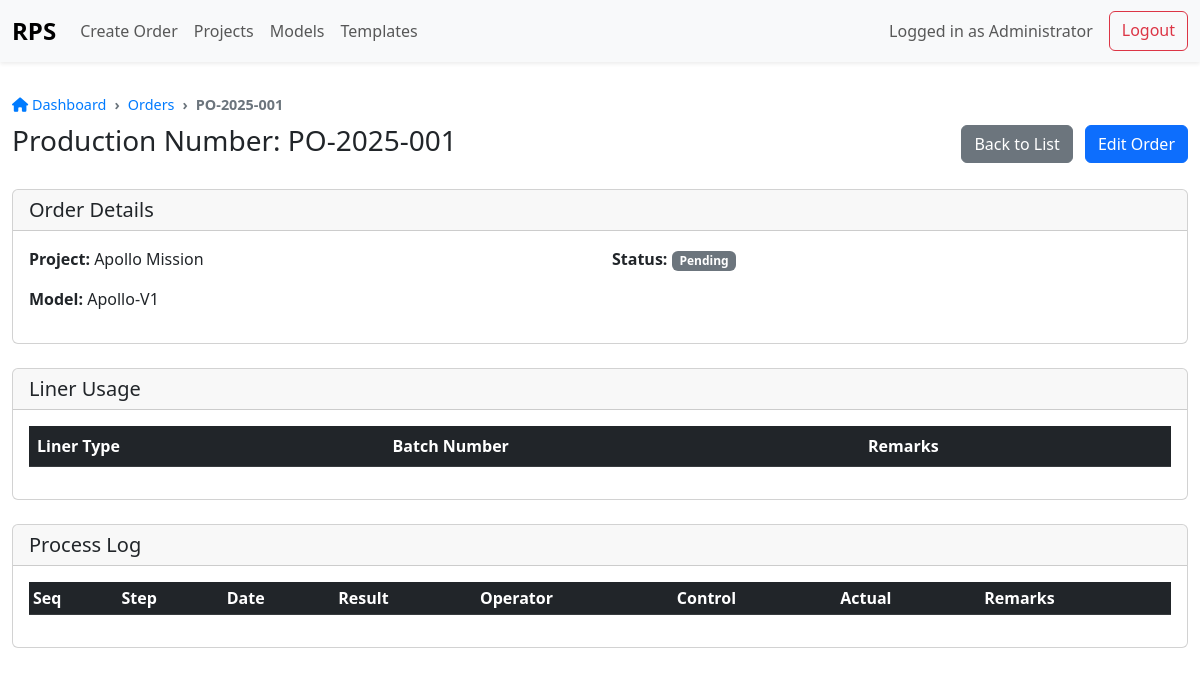
Page /view_order.php?pn=PO-2025-001 (signed in) on the committed database.
### tables this page shows
CREATE TABLE ProductionOrders (
    ProductionNumber VARCHAR(50) PRIMARY KEY,
    EmptyTubeNumber VARCHAR(50),
    ProjectID INT NOT NULL,
    ModelID INT NOT NULL,
    MC02_Status VARCHAR(30) DEFAULT 'Pending',
    MC02_SignedBy_UserID INT NULL,
    MC02_SignedDate DATETIME NULL,
    CONSTRAINT FK_ProdOrders_Projects FOREIGN KEY(ProjectID)
        REFERENCES Projects(ProjectID),
    CONSTRAINT FK_ProdOrders_Models FOREIGN KEY(ModelID)
        REFERENCES Models(ModelID),
    CONSTRAINT FK_ProdOrders_Users FOREIGN KEY(MC02_SignedBy_UserID)
        REFERENCES Users(UserID)
);

CREATE TABLE Projects (
    ProjectID INT AUTO_INCREMENT PRIMARY KEY,
    ProjectName VARCHAR(100) NOT NULL UNIQUE
);

CREATE TABLE Models (
    ModelID INT AUTO_INCREMENT PRIMARY KEY,
    ProjectID INT NOT NULL,
    ModelName VARCHAR(100) NOT NULL,
    CONSTRAINT FK_Models_Projects FOREIGN KEY(ProjectID)
        REFERENCES Projects(ProjectID)
);

### public/view_order.php (the view, shortened to what this page needs)
<?php
$pn = $_GET['pn'] ?? '';
$pdo = Database::connect();
$stmt = $pdo->prepare('SELECT po.*, p.ProjectName, m.ModelName, u.FullName AS SignedBy
                       FROM ProductionOrders po
                       LEFT JOIN Projects p ON po.ProjectID = p.ProjectID
                       LEFT JOIN Models m ON po.ModelID = m.ModelID
                       LEFT JOIN Users u ON po.MC02_SignedBy_UserID = u.UserID
                       WHERE po.ProductionNumber = ?');
$stmt->execute([$pn]);
$order = $stmt->fetch(PDO::FETCH_ASSOC);
include __DIR__ . '/templates/header.php';
?>
<div class="row">
    <div class="col-12">
        <div class="d-flex justify-content-between align-items-center mb-4">
            <h1 class="h3">Production Number: <?php echo htmlspecialchars($order['ProductionNumber']); ?></h1>
            <div>
                <a href="index.php" class="btn btn-secondary me-2">Back to List</a>
                <a href="edit_order.php?pn=<?php echo urlencode($order['ProductionNumber']); ?>" class="btn btn-primary">Edit Order</a>
            </div>
        </div>
        <div class="card mb-4">
            <div class="card-header">
                <h5 class="card-title mb-0">Order Details</h5>
            </div>
            <div class="card-body">
                <div class="row">
                    <div class="col-md-6">
                        <p><strong>Project:</strong> <?php echo htmlspecialchars($order['ProjectName']); ?></p>
                        <p><strong>Model:</strong> <?php echo htmlspecialchars($order['ModelName']); ?></p>
                    </div>
                    <div class="col-md-6">
                        <p><strong>Status:</strong>
                            <span class="badge bg-<?php echo $order['MC02_Status'] === 'Completed' ? 'success' : ($order['MC02_Status'] === 'In Progress' ? 'warning' : 'secondary'); ?>">
                                <?php echo htmlspecialchars($order['MC02_Status']); ?>
                            </span>
                        </p>
                    </div>
                </div>
            </div>
        </div>
        <div class="card mb-4">
            <div class="card-header">
                <h5 class="card-title mb-0">Liner Usage</h5>
            </div>
            <div class="card-body">
                <div class="table-responsive">
                    <table class="table table-striped">
                        <thead class="table-dark">
                            <tr><th>Liner Type</th><th>Batch Number</th><th>Remarks</th></tr>
                        </thead>
                    </table>
                </div>
            </div>
        </div>
        <div class="card">
            <div class="card-header">
                <h5 class="card-title mb-0">Process Log</h5>
            </div>
            <div class="card-body">
                <div class="table-responsive">
                    <table class="table table-striped table-sm">
                        <thead class="table-dark">
                            <tr>
                                <th>Seq</th><th>Step</th><th>Date</th><th>Result</th><th>Operator</th><th>Control</th><th>Actual</th><th>Remarks</th>
                            </tr>
                        </thead>
                    </table>
                </div>
            </div>
        </div>
    </div>
</div>
<?php include __DIR__ . '/templates/footer.php'; ?>

### public/assets/css/app.css (style rules this page uses)
body { padding-top: 70px; }
.badge { font-size: 0.75em; font-weight: 600; }

### rows in the picture
productionorders: ProductionNumber "PO-2025-001", ProjectID.ProjectName "Apollo Mission", ModelID.ModelName "Apollo-V1", MC02_Status "Pending"

### other values in the picture
$_SESSION['Role'] "Administrator"
$crumb['title'] "Orders"
$crumb['title'] "PO-2025-001"
